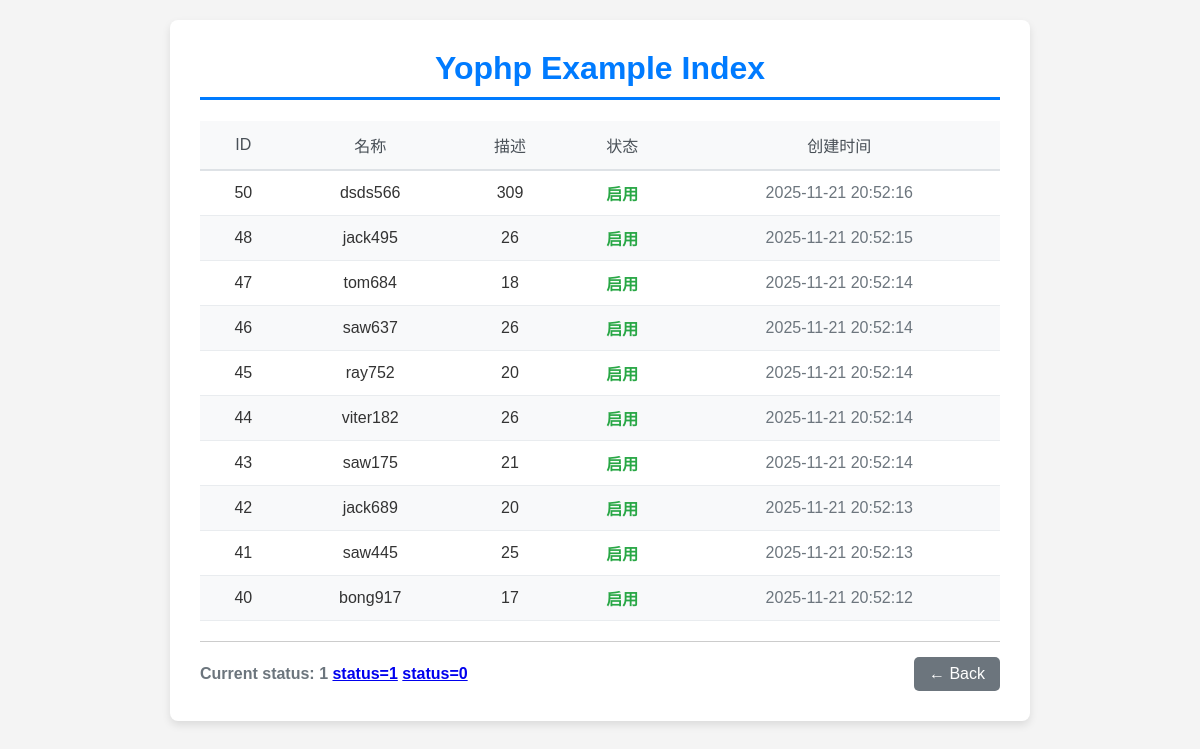
Before: /example/index with the older database file.
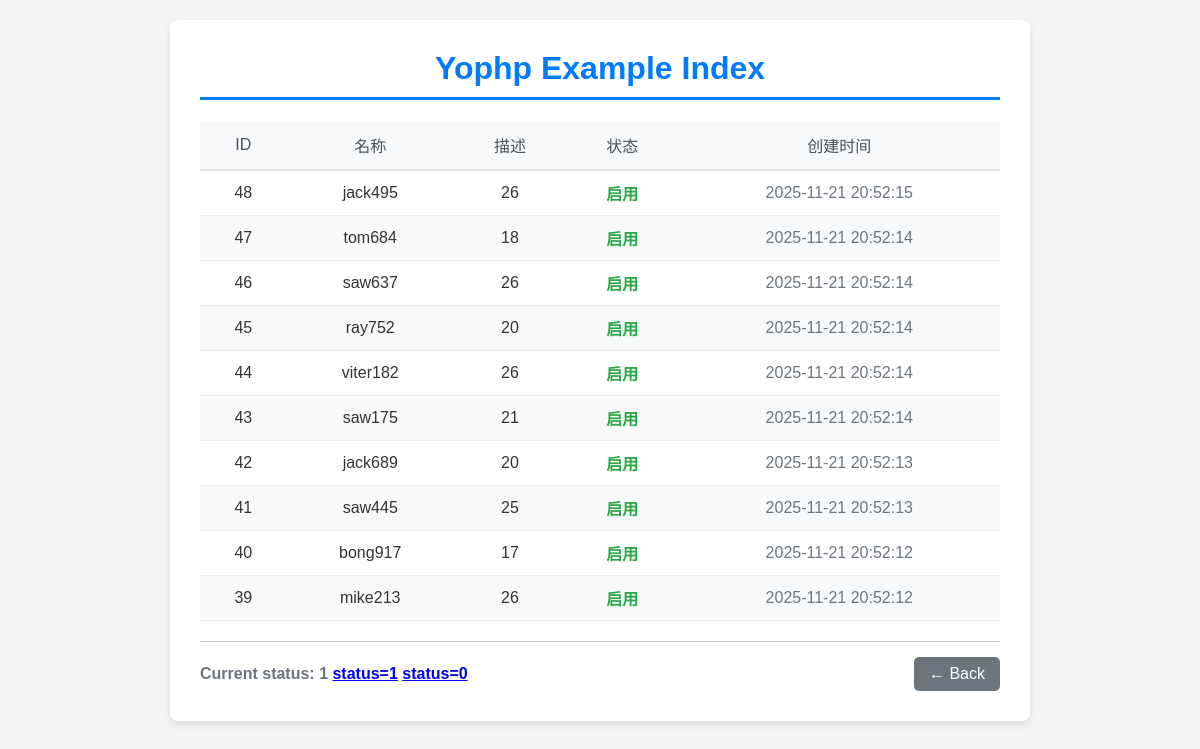
After: the same page with the newer database file.
### tables this page shows
CREATE TABLE `example`  (
  `id` int NOT NULL AUTO_INCREMENT,
  `name` varchar(255) NULL DEFAULT '',
  `desc_txt` text NULL,
  `status` tinyint NULL DEFAULT 0,
  `update_time` timestamp NULL DEFAULT CURRENT_TIMESTAMP ON UPDATE CURRENT_TIMESTAMP,
  `create_time` timestamp NULL DEFAULT CURRENT_TIMESTAMP,
  PRIMARY KEY (`id`) USING BTREE
);

### app/controllers/ExampleController.php (called while the page is built, shortened)
<?php
class ExampleController
{
    public function index()
    {
        $data = array();
        $status = 1;
        $paramInput = array(
            'status' => $status,
        );
        $exampleModel = ExampleModel::getInstance();
        $data['examples'] = $exampleModel->getResult($paramInput, 10, 0, 'id DESC');
        $data['status'] = $status;
        $data['statuss'] = $exampleModel->_statuss;
        $data['title'] = 'Yophp Example Index';
        view()->render('example/index', $data);
    }
}

### framework/init.php (called while the page is built, shortened)
<?php
require FRAMEWORK_DIR.'common.php';
$action = 'index';
$uris = uri();
if(isset($uris[0]) && $uris[0] != 'index.php') {
    $uriCount = 0;
    if ($uris) {
        foreach ($uris as $key => $value) {
            if (!is_numeric($value)) {
                $uriCount++;
            }
        }
    }
    if ($uriCount > 2) {
        $module = $uris[0];
        $controller = $uris[1];
        $action = $uris[2];
    } elseif ($uriCount > 1) {
        if (is_dir(CONTROLLER_DIR . $uris[0])) {
            $module = $uris[0];
            $controller = $uris[1];
        } else {
            $action = $uris[1];
        }
    } elseif ($uriCount > 0) {
        $controller = $uris[0];
    }
}
$classObj = new $controllerName();
$classObj->$action();

### public/index.php (called while the page is built, shortened)
<?php
require FRAMEWORK_DIR.'init.php';

### framework/Yo_ModelBase.php (called while the page is built, shortened)
<?php
class Yo_ModelBase
{
    protected static $_instances = [];
    protected $tableName;
    protected $db;
    public function __construct()
    {
        $this->db = Yo_PdoMysql::getInstance()->getDb();
    }
    public static function getInstance()
    {
        $className = static::class;
        if (!isset(self::$_instances[$className])) {
            self::$_instances[$className] = new static();
            if (property_exists($className, 'name') && static::$name) {
                self::$_instances[$className]->tableName = static::$name;
            }
        }
        return self::$_instances[$className];
    }
    public function getResult($param=array(), $limit='', $start=0, $orderBy='id DESC')
    {
        $result = array();
        $whereStr = $this->whereStr($param);
        $sql = "SELECT * FROM ". $this->tableName." $whereStr
                ORDER BY $orderBy ";
        if($limit !== '') {
            $sql .= "LIMIT $start, $limit ";
        }
        $sth = $this->db->prepare($sql);
        $sth->execute();
        if ($sth) {
            $result = $sth->fetchAll(PDO::FETCH_ASSOC);
        }
        return $result;
    }
    private function whereStr($param) {
        $whereStr = '';
        if($param && is_array($param)) {
            $whereStr .= ' WHERE ';
            $i = 0;
            foreach($param as $key=>$value) {
                $sy = is_numeric($value) ? '' : "'";
                $keyArray = explode(' ', $key);
                if(count($keyArray) > 1) {
                    $keyName = $keyArray[0];
                    $keySymbol = $keyArray[1];
                    if($keySymbol == 'like') {
                        $whereStr .= "`$keyName` LIKE '%$value%'";
                    } elseif(in_array($keySymbol, array('>', '>=', '<', '<=', '!='))) {
                        $whereStr .= "`$keyName` $keySymbol $sy{$value}$sy";
                    } elseif($keySymbol == 'in') {
                        if($value && is_array($value)) {
                            $whereStr .= "$keyName IN (";
                            foreach ($value as $k=>$v) {
                                if($k > 0) {
                                    $whereStr .= ",";
                                }
                                $sys = is_numeric($v) ? '' : "'";
                                $whereStr .= "$sys{$v}$sys";
                            }
                            $whereStr .= ")";
                        }
                    }
                } else {
                    $whereStr .= "`$key`= $sy{$value}$sy";
                }
            }
        }
        return $whereStr;
    }
}

### framework/Yo_PdoMysql.php (called while the page is built, shortened)
<?php
class Yo_PdoMysql {
    private $_dbh;
    public function getDb() {
        if (!$this->_dbh) {
            try {
				$driverOptions = array(
                    PDO::ATTR_PERSISTENT => true
                );
                $contect = new PDO('mysql:host=' . DB_HOST . ';dbname=' . DB_NAME, DB_USER, DB_PASSWORD, $driverOptions);
                if ($contect) {
                    $this->_dbh = $contect;
                    $this->_dbh->query("SET NAMES 'UTF8'");
                }
            } catch (PDOException $e) {
                if (DEBUG_MODE != 'production') {
                    print "Error!: " . $e->getMessage() . "<br/>";
                }
                die();
            }
        }
        return $this->_dbh;
    }
}
?>

### app/models/ExampleModel.php (called while the page is built, shortened)
<?php
class ExampleModel extends Yo_ModelBase
{
    public function __construct()
    {
        parent::__construct();
    }
}

### framework/common.php (called while the page is built, shortened)
<?php
function loadClass($className)
{
    $modelKey = substr($className, -5, 5);
    $frameworklKey = substr($className, 0, 3);
    if ($modelKey == 'Model') {
        $file = APP_DIR . 'models/' . $className . '.php';
    } elseif ($frameworklKey == 'Yo_') {
        $file = FRAMEWORK_DIR . $className . '.php';
    } else {
        $file = APP_DIR . 'libraries/' . $className . '.php';
        if (file_exists($file)) {
            include_once $file;
        }
    }
}

### app/views/example/index.php (the view, shortened to what the changed rows need)
<h1 class="main-title"><?php echo $title; ?></h1>
<div class="data-table-container">
    <?php if ($examples): ?>
    <table class="data-table">
        <thead>
        <tr>
            <th>ID</th>
            <th>名称</th>
            <th>描述</th>
            <th>状态</th>
            <th>创建时间</th>
        </tr>
        </thead>
        <tbody>
            <?php foreach ($examples as $key => $value): ?>
            <tr>
                <td><?php echo $value['id'] ?></td>
                <td><?php echo $value['name'] ?></td>
                <td><?php echo $value['desc_txt'] ?></td>
                <td class="status-enabled"><?php echo $statuss[$value['status']]; ?></td>
                <td class="time-text"><?php echo $value['create_time']?></td>
            </tr>
            <?php endforeach; ?>
        </tbody>
    </table>
    <? else: ?>
        no result.
    <?php endif; ?>
</div>

Changed rows visible on the page:
no longer on this page (row edited): example: id "50", name "dsds566", desc_txt "309", status "启用", create_time "2025-11-21 20:52:16"
now on this page (row unchanged): example: id "39", name "mike213", desc_txt "26", status "启用", create_time "2025-11-21 20:52:12"
